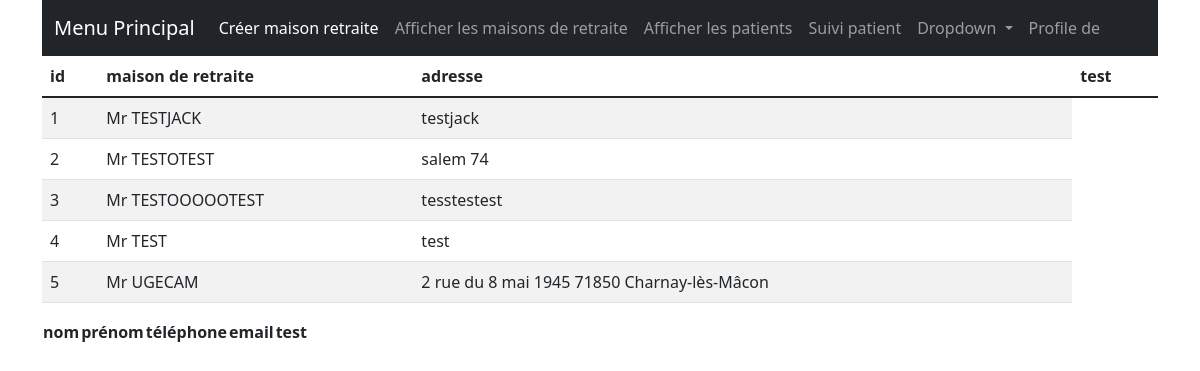
/test, run on the app's committed database.
### odikev.py (models this page shows, shortened)
class MaisonRetraite(db.Model):
    __tablename__ = 'maison_retraite'
    id_maison_retraite = db.Column(db.Integer, primary_key=True)
    nom_maison_retraite = db.Column(db.String(100), nullable=False)
    adresse_maison_retraite = db.Column(db.String(100), nullable=False)
    telephone_maison_retraite = db.Column(db.String(100))
    nom_cadre_sante = db.Column(db.String(100))
    telephone_cadre_sante = db.Column(db.String(100))
    email_cadre_sante = db.Column(db.String(100))
    nom_directeur = db.Column(db.String(100))
    telephone_directeur = db.Column(db.String(100))
    email_directeur = db.Column(db.String(100))

### odikev.py (the view)
@app.route('/test')
def test():
    noms = []
    prenoms = []
    telephones = []
    emails = []
    types = []
    maison_retraite = MaisonRetraite.query
    fiche_patient = FichePatient.query
    """
    personne = Personne.query
    type_personne = TypePersonne.query

    for personner in Personne.query:

        noms.append(personner.nom_personne)
        prenoms.append(personner.prenom_personne)
        telephones.append(personner.telephone_personne)
        emails.append(personner.email_personne)
        id_type = personner.id_type_personne

        for usager in db.session.query(TypePersonne).join(Personne,
            TypePersonne.id_type_personne == Personne.id_type_personne).filter(TypePersonne.id_type_personne == id_type):
            types.append(usager.type_personne)
    lataille = len(noms)
    """
    return render_template('bacasable.html',
                           maison_retraite=maison_retraite,
                           fiche_patient=fiche_patient
                           )

### templates/bacasable.html (shortened to what this page needs)
{% extends "base.html" %}
{% block content %}
  <table id="data" class="table table-striped">
    <thead>
      <tr>
        <th>id</th>
        <th>maison de retraite</th>
        <th>adresse</th>
        <th>test</th>
      </tr>
    </thead>
    <tbody>
      {% for etablissement in maison_retraite %}
        <tr>
          <td>{{ etablissement.id_maison_retraite }}</td>
          <td>{{ etablissement.nom_maison_retraite }}</td>
          <td>{{ etablissement.adresse_maison_retraite }}</td>
        </tr>
      {% endfor %}
    </tbody>
  </table>
  <table id="data3 class="table table-striped">
    <thead>
      <tr>
        <th>nom</th>
        <th>prénom</th>
        <th>téléphone</th>
        <th>email</th>
        <th>test</th>
      </tr>
    </thead>
  </table>
{% endblock %}

### templates/base.html (shortened to what this page needs)
<!doctype html>
<html lang="fr">
  <head>
    <link href="https://cdn.jsdelivr.net/npm/bootstrap@5.1.3/dist/css/bootstrap.min.css" rel="stylesheet">
    <link href ="{{ url_for('static', filename='css/style.css')}}" rel="stylesheet">
    <div class="container">
        {% include 'navbar.html' %}
        {% block content %}
        {% endblock %}
    </div>
  </head>
  <body>
  </body>
</html>

### templates/navbar.html (shortened to what this page needs)
<nav class="navbar navbar-expand-lg navbar-dark bg-dark">
  <div class="container-fluid">
    <a class="navbar-brand" href="{{url_for('index')}}">Menu Principal</a>
    <div class="collapse navbar-collapse" id="navbarSupportedContent">
      <ul class="navbar-nav me-auto mb-2 mb-lg-0">
        <li class="nav-item">
          <a class="nav-link active" aria-current="page" href="{{url_for('maisonretraite')}}">Créer maison retraite</a>
        </li>
        <li class="nav-item">
          <a class="nav-link" href="{{ url_for('displaymaisonretraite') }}">Afficher les maisons de retraite</a>
        </li>
        <li class="nav-item">
          <a class="nav-link" href="{{ url_for('displaypatient') }}">Afficher les patients</a>
        </li>
        <li class="nav-item">
          <a class="nav-link" href="{{url_for('name')}}">Suivi patient</a>
        </li>
        <li class="nav-item dropdown">
          <a class="nav-link dropdown-toggle" href="#" id="navbarDropdown" role="button" data-bs-toggle="dropdown" aria-expanded="false">
            Dropdown
          </a>
        </li>
        <li class="nav-item">
          <a class="nav-link" href="{{ url_for('user', name='Kevin') }}">Profile de {{ name }}</a>
        </li>
      </ul>
    </div>
  </div>
</nav>

### static/css/style.css (style rules this page uses)
body { background: }

### data on the page
MaisonRetraite: id_maison_retraite "1", nom_maison_retraite "Mr TESTJACK", adresse_maison_retraite "testjack"
MaisonRetraite: id_maison_retraite "2", nom_maison_retraite "Mr TESTOTEST", adresse_maison_retraite "salem 74"
MaisonRetraite: id_maison_retraite "3", nom_maison_retraite "Mr TESTOOOOOTEST", adresse_maison_retraite "tesstestest"
MaisonRetraite: id_maison_retraite "4", nom_maison_retraite "Mr TEST", adresse_maison_retraite "test"
MaisonRetraite: id_maison_retraite "5", nom_maison_retraite "Mr UGECAM", adresse_maison_retraite "2 rue du 8 mai 1945 71850 Charnay-lès-Mâcon"
